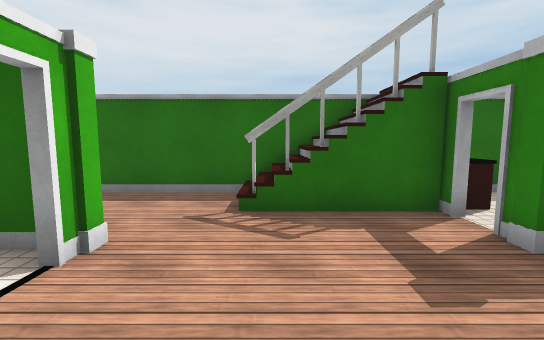
[1] (above)

12 first-person views from a walk through a 3-D level made in the Unity game engine. The camera is 1.4 m above the floor, tilts 6° down and sees 90° across. Doors are open. The floor is counted in squares, 1 m on a side. Each view is taken from the middle of a square. On the plan, view 1 faces up. The plan holds only what a view shows up to about 13 squares ahead; the rest is blank. Some animated figures are left out. Surface patterns are stand-ins for the level's own textures.

[2]
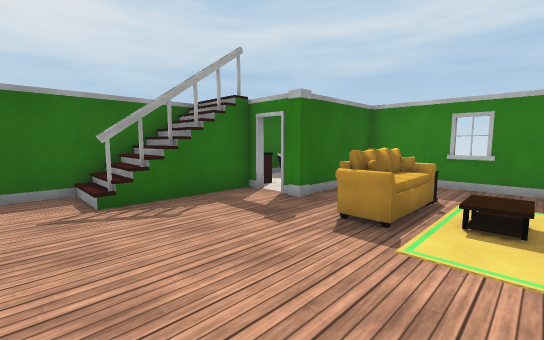

[3]
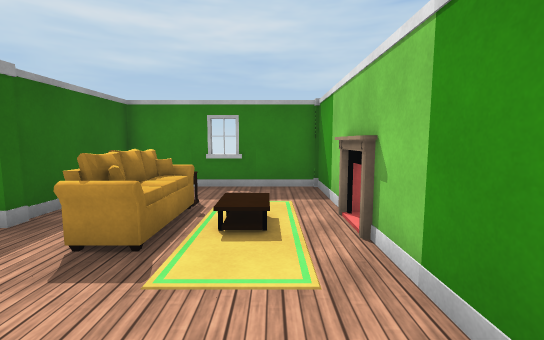

[4]
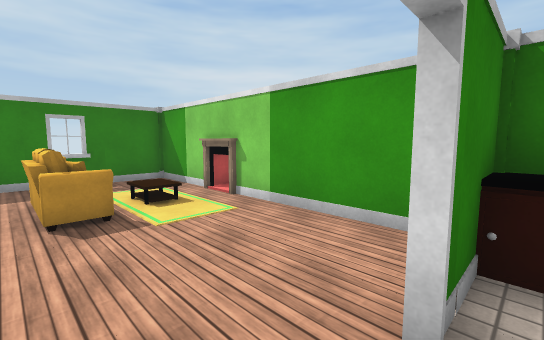

[5]
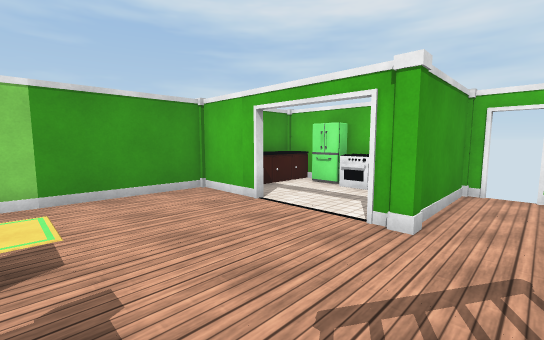

[6]
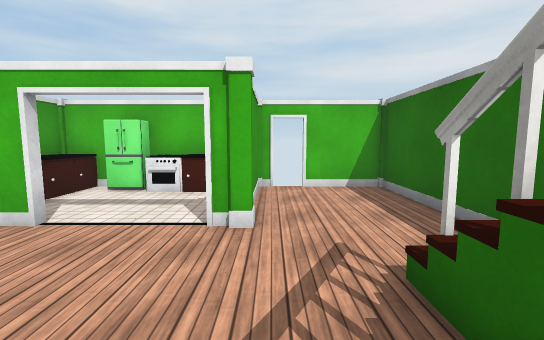

[7]
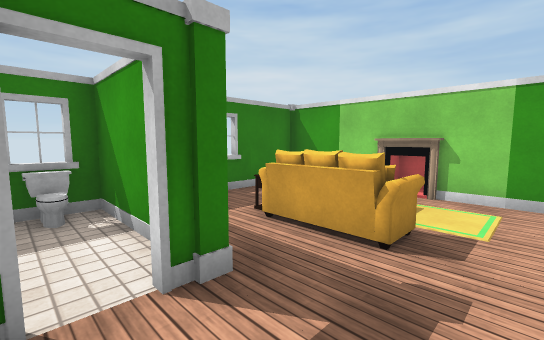

[8]
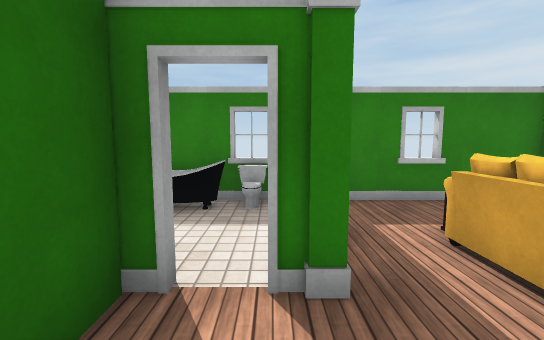

[9]
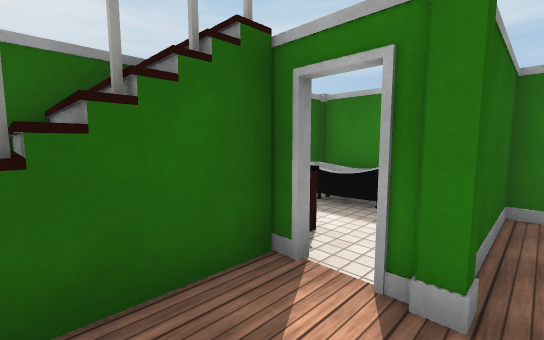

[10]
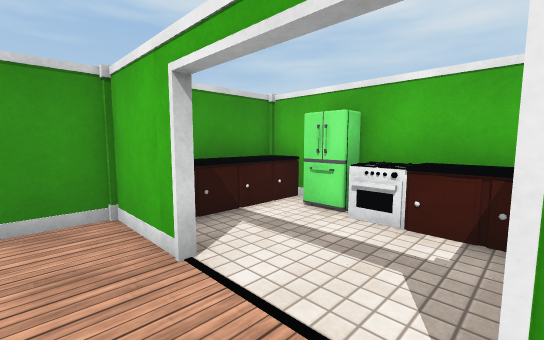

[11]
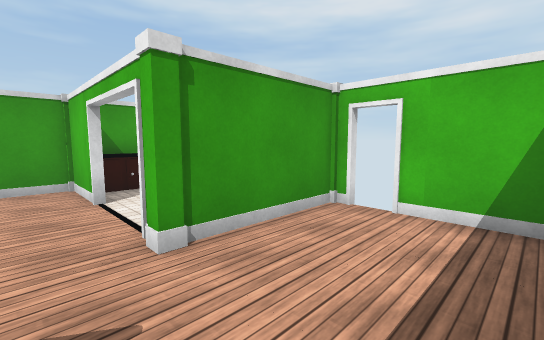

[12]
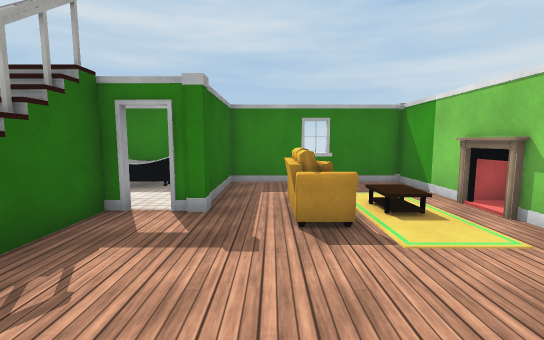

### Floor plan
Key: @ floor where view 1 was taken; # wall or solid block; . floor; / step, stairs or slope; D open door; = window, fence, low wall or low ledge; O other object.
Columns run from 7 left of view 1 to 8 right of it. Each row starts with its distance up from view 1.
  8 ########=    ###
  7 #......////  OO#
  6 #......=###OOO##
  5 DD........##.OO#
  4 DD........####O#
  3 OO###O....OO##.#
  2 #O........OO...#
  1 #OO.......OOO.##
  0 #O..#..@.OOOO.##
 -1 #O..#....OOOO..#
 -2 #OOOO.....OO...#
 -3 #####O###OOOO###

Positions as (right, up) in squares from view 1, and headings:
1: (0, 0), facing up
2: (-2, -1), facing up-right
3: (-1, -1), facing right
4: (-3, 2), facing down-right
5: (2, 5), facing down-left
6: (2, 4), facing left
7: (1, 5), facing down-right
8: (1, 4), facing right
9: (1, 3), facing up-right
10: (-1, 3), facing down-left
11: (-1, 7), facing down-left
12: (-2, 2), facing right
